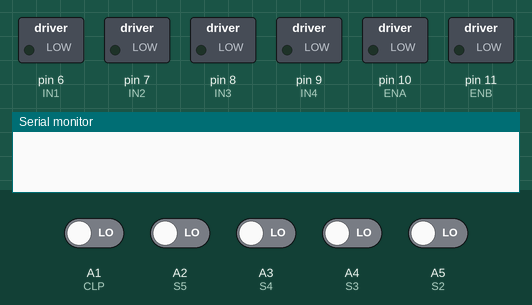
Bench run of a sketch on a simulated Arduino Nano, built with avr-gcc and run on an emulated ATmega328P. Parts: switched loads named in the sketch (green lamp = pin HIGH), the last lines printed to the serial monitor. Inputs (shaded band) come from the test bench; at power-on: A1 (CLP), A2 (S5), A3 (S4), A4 (S3), A5 (S2) LOW.

Above: at 1.2 s.
1.3 s: A2 (S5) driven HIGH
At 2.5 s:
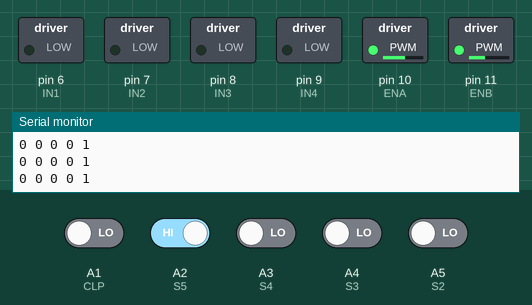
2.8 s: A3 (S4) driven HIGH
At 3.3 s:
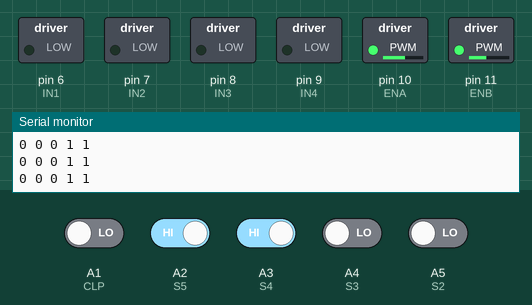
5.8 s: A1 (CLP) driven HIGH
At 6.3 s:
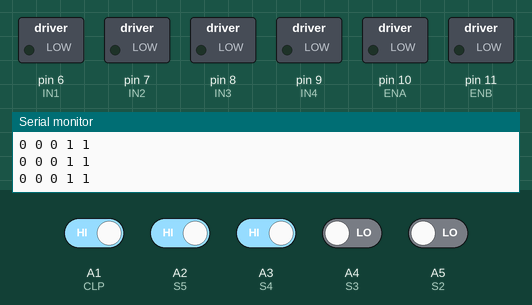
7.3 s: A1 (CLP) driven LOW
At 8.3 s:
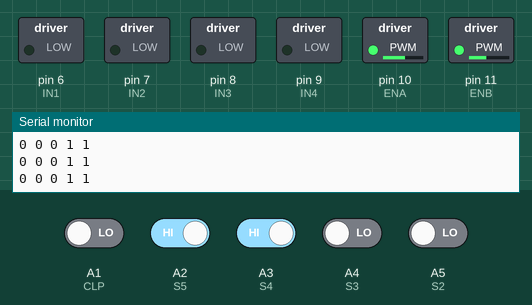
10.3 s: A2 (S5) driven LOW and A4 (S3) driven HIGH
At 11.4 s:
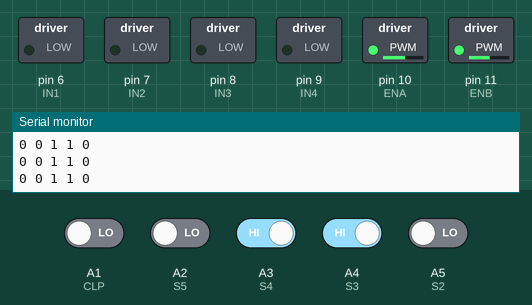
11.8 s: A4 (S3) driven LOW
At 12.4 s:
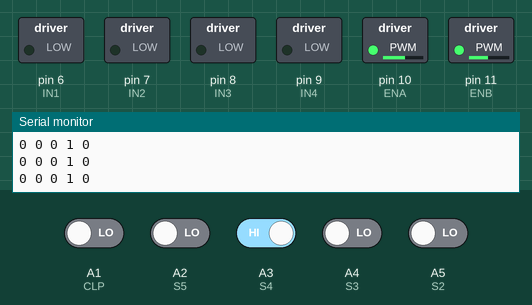
Timing chart, 0 to 14.8 s (numbered marks = the images above; inputs shaded):
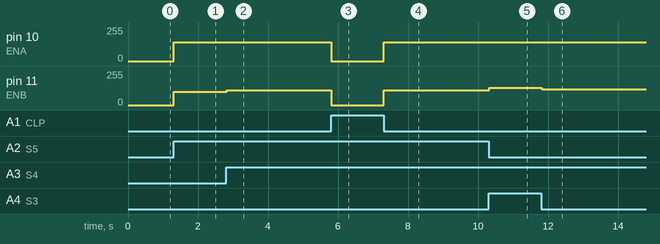

Measured:
- after the input at 1.3 s, pin 10 (ENA): 0/255 → 140/255 at once; pin 11 (ENB): 0/255 → 100/255 at once
- after the input at 2.8 s, pin 11 (ENB): 100/255 → 110/255 at once
- after the input at 5.8 s, pin 10 (ENA): 140/255 → 0/255 at once; pin 11 (ENB): 110/255 → 0/255 at once
- after the input at 7.3 s, pin 10 (ENA): 0/255 → 140/255 at once; pin 11 (ENB): 0/255 → 110/255 at once
- after the input at 10.3 s, pin 11 (ENB): 110/255 → 130/255 at once
- after the input at 11.8 s, pin 11 (ENB): 130/255 → 120/255 at once

The sketch:

Codigo-SEM-PID-4.0.ino
```cpp
// -- PINOS DA PONTE H ------------
#define ENA 10 // MOTOR A (ESQUERDO)
#define ENB 11 // MOTOR B (DIREITO)
#define IN1 6 // DIREÇÃO MOTOR A (ESQUERDO)
#define IN3 8 // DIREÇÃO MOTOR B (DIREITO)
#define IN2 7 //
#define IN4 9 //

// -- PINOS DA MATRIZ -------------
#define NEAR A0
#define CLP A1
#define S5 A2
#define S4 A3
#define S3 A4
#define S2 A5
#define S1 A6

// -- ARRAY DOS SENSORES ----------
int s[5] = {0, 0, 0, 0, 0};

// -- VELOCIDADE ------------------
int velocidade = 140;

void setup(){
  pinMode(S1, INPUT);
  pinMode(S2, INPUT);
  pinMode(S3, INPUT);
  pinMode(S4, INPUT);
  pinMode(S5, INPUT);
  pinMode(CLP, INPUT);

  pinMode(IN1, OUTPUT);
  pinMode(IN2, OUTPUT);
  pinMode(IN3, OUTPUT);
  pinMode(IN4, OUTPUT);
  pinMode(ENA, OUTPUT);
  pinMode(ENB, OUTPUT);

  Serial.begin(9600);

}

void loop(){
  lerMatriz();
  controleMotor();

}

void lerMatriz(){
  s[0] = digitalRead(S1);
  s[1] = digitalRead(S2);
  s[2] = digitalRead(S3);
  s[3] = digitalRead(S4);
  s[4] = digitalRead(S5);
}

void controleMotor(){
    // BOTAO CLP
  if (digitalRead(CLP)) {
    analogWrite(ENA, 0);
    analogWrite(ENB, 0);
  }


  // -- VIRAR PARA A DIREITA ---------------------------

  // 1 0 0 0 0
  else if( (s[0] == HIGH) && (s[1] == LOW) && (s[2] == LOW) && (s[3] == LOW) && (s[4] == LOW)){
    Serial.println("1 0 0 0 0");
    analogWrite(ENA, velocidade - 40);
    analogWrite(ENB, velocidade);
  }
  // 1 1 0 0 0
  else if( (s[0] == HIGH) && (s[1] == HIGH) && (s[2] == LOW) && (s[3] == LOW) && (s[4] == LOW)){
    Serial.println("1 1 0 0 0");
    analogWrite(ENA, velocidade - 30);
    analogWrite(ENB, velocidade);
  }
  // 0 1 0 0 0
  else if((s[0] == LOW) && (s[1] == HIGH) && (s[2] == LOW) && (s[3] == LOW) && (s[4] == LOW)){
    Serial.println("0 1 0 0 0");
    analogWrite(ENA, velocidade - 20);
    analogWrite(ENB, velocidade);
  }
  // 0 1 1 0 0
  else if((s[0] == LOW) && (s[1] == HIGH) && (s[2] == HIGH) && (s[3] == LOW) && (s[4] == LOW)){
    Serial.println("0 1 1 0 0");
    analogWrite(ENA, velocidade - 10);
    analogWrite(ENB, velocidade);
  }


  // 0 0 1 0 0 -- RETO -------------------------------------------
  else if((s[0] == LOW) && (s[1] == LOW) && (s[2] == HIGH) && (s[3] == LOW) && (s[4] == LOW)){
    Serial.println("0 0 1 0 0");
    analogWrite(ENA, velocidade);
    analogWrite(ENB, velocidade);
  } // -------------------------------------------------------


  // -- VIRAR PARA A DIREITA ---------------------------
  // 0 0 1 1 0
  else if( (s[0] == LOW) && (s[1] == LOW) && (s[2] == HIGH) && (s[3] == HIGH) && (s[4] == LOW)){
    Serial.println("0 0 1 1 0");
    analogWrite(ENA, velocidade);
    analogWrite(ENB, velocidade - 10);
  }
  // 0 0 0 1 0
  else if((s[0] == LOW) && (s[1] == LOW) && (s[2] == LOW) && (s[3] == HIGH) && (s[4] == LOW)){
    Serial.println("0 0 0 1 0");
    analogWrite(ENA, velocidade);
    analogWrite(ENB, velocidade - 20);
  }
  // 0 0 0 1 1
  else if((s[0] == LOW) && (s[1] == LOW) && (s[2] == LOW) && (s[3] == HIGH) && (s[4] == HIGH)){
    Serial.println("0 0 0 1 1");
    analogWrite(ENA, velocidade);
    analogWrite(ENB, velocidade - 30);
  }
  // 0 0 0 0 1
  else if((s[0] == LOW) && (s[1] == LOW) && (s[2] == LOW) && (s[3] == LOW) && (s[4] == HIGH)){
    Serial.println("0 0 0 0 1");
    analogWrite(ENA, velocidade);
    analogWrite(ENB, velocidade - 40);
  }

}
```
